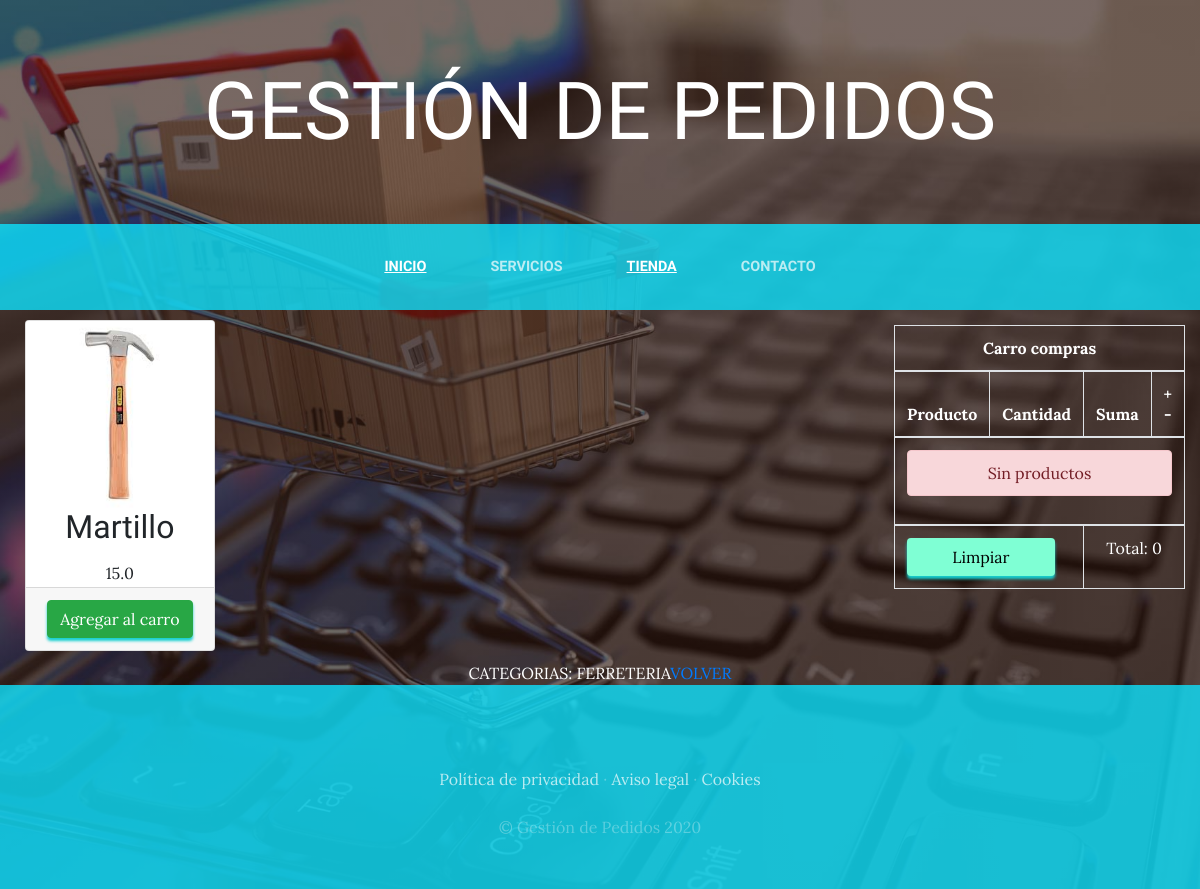
Page /tienda/categoria/2 on the committed database.
### Tienda/models.py (models this page shows, shortened)
class Producto(models.Model):
    nombre = models.CharField(max_length=50)
    img = models.ImageField(upload_to ='tienda',null=True, blank=True)
    precio=models.FloatField()
    categorias = models.ManyToManyField(CategoriaProducto)
    disponible =models.BooleanField(default=True)
    created = models.DateTimeField(auto_now_add=True)
    updated = models.DateTimeField(auto_now_add=True)
    class Meta:
        verbose_name = 'producto'
        verbose_name_plural = 'productos'

class CategoriaProducto(models.Model):
    nombre = models.CharField(max_length=50)
    created = models.DateTimeField(auto_now_add=True)
    updated = models.DateTimeField(auto_now_add=True)
    class Meta:
        verbose_name = 'categoria producto'
        verbose_name_plural = 'categorias producto'

### Tienda/views.py (the view)
# urls.py: path('tienda/categoria/<categoria_id>', views.ProductoByCategoria, name = 'ProductoByCategoria')
def ProductoByCategoria(request,categoria_id):
    categoria = CategoriaProducto.objects.get(id=categoria_id)
    productos = Producto.objects.filter(categorias=categoria)
    return render(request, 'Tienda/ProductoByCategoria.html',{"productos":productos,"categoria":categoria})

### CarroCompra/context_processor.py (called while the page is built)
def importe_total_carro(request):
    carro=CarroCompra(request)
    total=0
    if request.user.is_authenticated:
        for key, value in request.session["carro"].items():
            total +=float(value["precio"])*value["cantidad"]
    return{"importe_total_carro":total}

### Tienda/Templates/Tienda/ProductoByCategoria.html
{% extends "ProyectoWebApp/base.html" %}
{% load static %}
{% block content %}
<div class="contenido" style="display:grid;grid-template-columns: 3fr 1fr;">
    <div class="container">
      <div class="row">
        {% for producto in productos %}
        <div class="col-md-3">
            <div class="card" style="width:100% ;margin:10px 10px">
              <img class="card-img-top" src="{{producto.img.url}}" alt="" style="object-fit:cover;">
              <div class="car-body" style="text-align:center">
                <h2 class="card-title">{{producto.nombre}}</h2>
                <p class="card-text">{{producto.precio}}</p>
              </div>
              <div class="card-footer text-center">
                <a href="{% url 'Agregar' producto.id %}" class="btn btn-success">Agregar al carro</a>
              </div>
          </div>
        </div>
        {% endfor %}
      </div>
    </div>
    <div class="carrito" style="margin:15px">
      {% include 'carro/widget.html' %}
  </div>
  </div>
<section>
    <div>
        <div style="text-transform: uppercase;color:white;text-align:center">Categorias:  {{categoria.nombre}}<a href="{% url 'Tienda' %}">Volver</a></div>
    </div>
</section>
{% endblock %}

### ProyectoWebApp/static/ProyectoWebApp/css/gestion.css (style rules this page uses)
body { font-family: 'Lora'; background: linear-gradient(rgba(47, 23, 15, 0.65), rgba(47, 23, 15, 0.65)), url("../img/bg_main.jpg"); background-attachment: fixed; background-position: center; background-size: cover; }
h1, h2, h3, h4, h5, h6 { font-family: 'Raleway'; }
p { line-height: 1.75; }
.btn,.btn-success { box-shadow: 0px 3px 3px 0px rgb(22, 207, 207);; }

### rows in the picture
Producto: img (picture), nombre "Martillo", precio "15.0"
CategoriaProducto: nombre "FERRETERIA"

### other values in the picture
{{ importe_total_carro }} "0"
